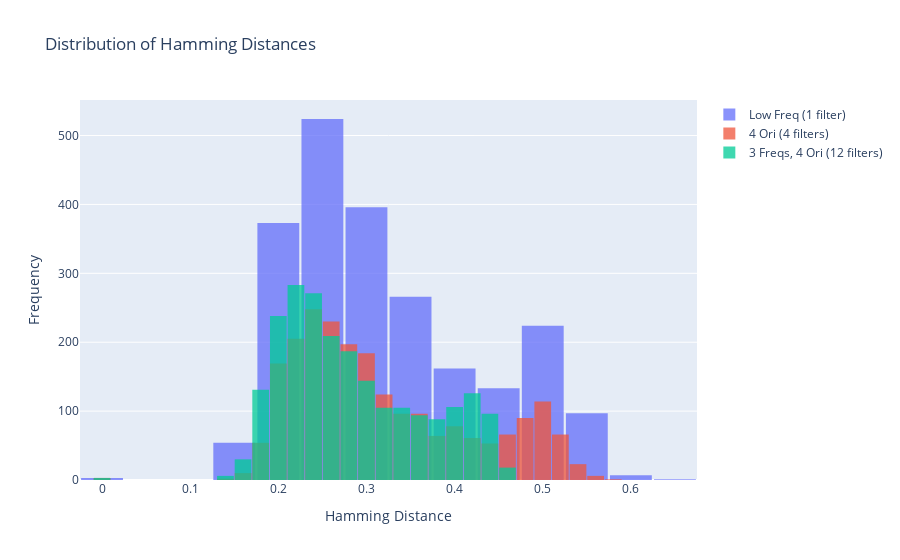
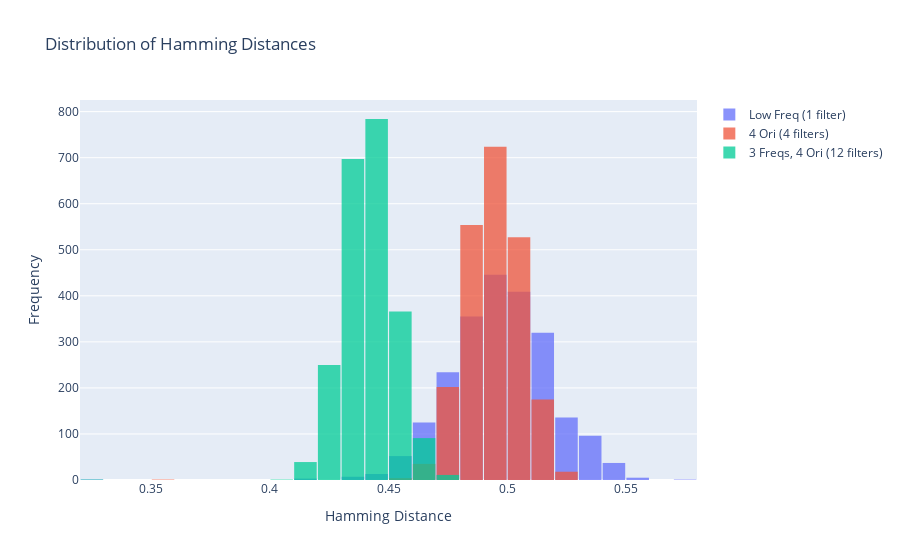

The cell these charts' notebook holds for them, in order:
### Code cell


### Figure 1 — Plotly figure (JSON) as saved in the notebook; plotly's stock layout.template omitted (floating-point values rounded to 4 significant figures; data arrays with more than 128 entries replaced by an {"elided": "..."} marker saying what was removed)
{"data": [{"name": "Low Freq (1 filter)", "nbinsx": 30, "opacity": 0.75, "type": "histogram", "x": {"elided": "2240 float values"}}, {"name": "4 Ori (4 filters)", "nbinsx": 30, "opacity": 0.75, "type": "histogram", "x": {"elided": "2240 float values"}}, {"name": "3 Freqs, 4 Ori (12 filters)", "nbinsx": 30, "opacity": 0.75, "type": "histogram", "x": {"elided": "2240 float values"}}], "layout": {"bargap": 0.05, "barmode": "overlay", "title": {"text": "Distribution of Hamming Distances"}, "xaxis": {"title": {"text": "Hamming Distance"}}, "yaxis": {"title": {"text": "Frequency"}}}}

### Figure 2 — Plotly figure (JSON) as saved in the notebook; plotly's stock layout.template omitted (floating-point values rounded to 4 significant figures; data arrays with more than 128 entries replaced by an {"elided": "..."} marker saying what was removed)
{"data": [{"name": "Low Freq (1 filter)", "nbinsx": 30, "opacity": 0.75, "type": "histogram", "x": {"elided": "2240 float values"}}, {"name": "4 Ori (4 filters)", "nbinsx": 30, "opacity": 0.75, "type": "histogram", "x": {"elided": "2240 float values"}}, {"name": "3 Freqs, 4 Ori (12 filters)", "nbinsx": 30, "opacity": 0.75, "type": "histogram", "x": {"elided": "2240 float values"}}], "layout": {"bargap": 0.05, "barmode": "overlay", "title": {"text": "Distribution of Hamming Distances"}, "xaxis": {"title": {"text": "Hamming Distance"}}, "yaxis": {"title": {"text": "Frequency"}}}}
